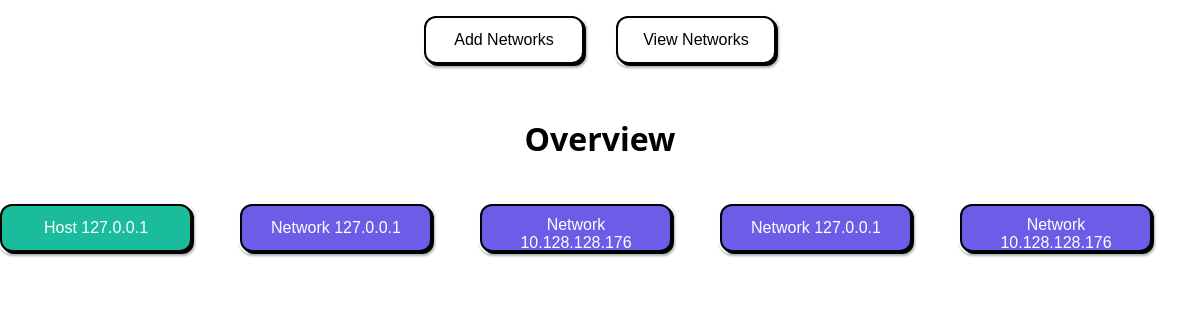
The page /overview on the database its author committed.
### app/models/network.py (models this page shows)
class Network(db.Model):
    __tablename__ = 'networks'
    id = db.Column(db.Integer, primary_key=True, nullable=False, index=True)
    ip = db.Column(db.String, nullable=False)
    subnet = db.Column(db.String)
    hosts = db.relationship('Host', back_populates='network',
                            cascade='all, delete-orphan')

### app/routes/network_routes.py (the view)
@network_blueprint.route('/overview')
def overview():
    networks = get_all_networks_formatted()
    print(networks)
    return render_template('overview.html', networks=networks)

### app/repositories/network_repository.py (called while the page is built)
def get_all_networks():
    networks = Network.query.all()
    return networks

### app/services/network_service.py (called while the page is built)
def get_all_networks_formatted():
    networks:list[Network] = get_all_networks()
    network_dicts:list[dict] = []
    for network in networks:
        network_dicts.append({'id': network.id, 'ip':network.ip,
                      'subnet':network.subnet, 'size': len(network.hosts)})
    return network_dicts

### app/templates/overview.html
{% extends 'base.html' %}
{% block head %}
<link rel="stylesheet" href="{{ url_for('static', filename='css/overview.css') }}">
{% endblock %}
{% block body %}
    <div class="center">
        <h1>Overview</h1>
    </div>
    <br>
    <section>
    {% for network in networks %}
    {% if network.size > 0 %}
    <article>
        {% if network.size > 1%}
        <button class="network" onclick="redirect('/network/{{network.id}}')">Network {{network.ip}}</button>
        {% else %}
            <button class="host" onclick="redirect('/host/{{network.id}}')">Host {{network.ip}}</button>
        {% endif %}
    </article>
    {% endif %}
{% endfor %}
</section>
{% endblock %}

### app/static/css/styles.css (style rules this page uses)
body { font-family: 'Segoe UI', sans-serif; margin: 0px; }
article { width: 20vw; height: 20vh; }
button { padding: 10px 20px; font-size: 16px; border: 2px solid black; border-radius: 12px; color: black; font-family: sans-serif; box-shadow: 2px 2px 0 black, 0 0 0 2px white; filter: drop-shadow(1px 2px 1px rgba(0, 0, 0, 0.3)); cursor: pointer; transition: transform 0.1s ease; width: 10em; height: 4em; }
.host { background-color: #1abc9c; color: white; }
.network { background-color: #6c5ce7; color: white; }
.center { width: 100%; height: 100%; display:flex; justify-content: center; }

### app/static/css/overview.css (style rules this page uses)
section { display: flex; justify-content: center; flex-direction: row; width: 100%; height: 60em; }
button { width:80%; height:30%; }

### rows shown on the page
Network: ip "127.0.0.1"
Network: ip "127.0.0.1"
Network: ip "10.128.128.176"
Network: ip "127.0.0.1"
Network: ip "10.128.128.176"
